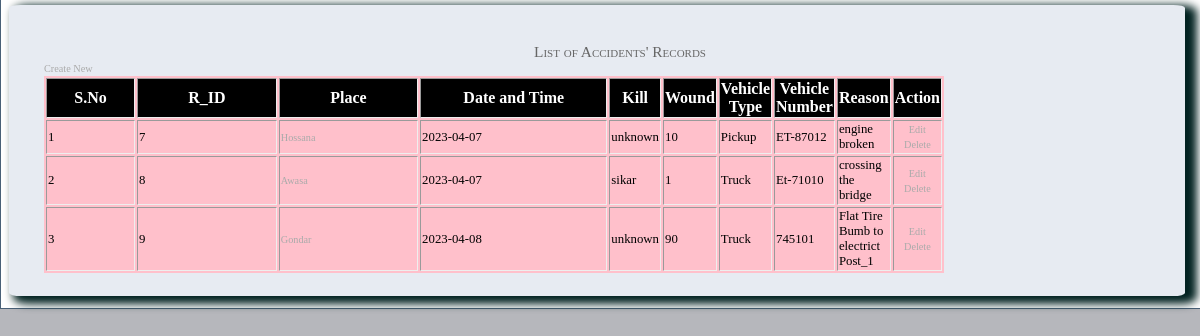
Page /home1.php (signed in) on the committed database.
### tables this page shows
CREATE TABLE `record` (
  `r_id` int(9) NOT NULL,
  `type` varchar(200) NOT NULL,
  `place` varchar(200) NOT NULL,
  `dt` varchar(200) NOT NULL,
  `kill` varchar(200) NOT NULL,
  `wound` varchar(200) NOT NULL,
  `v_type` varchar(200) NOT NULL,
  `v_number` varchar(200) NOT NULL,
  `reason` varchar(200) NOT NULL
);

### home1.php (the view, shortened to what this page needs)
<?php
include("connect.php");
if(!(isset($_SESSION['log_user'])))
			{
				header("location:check.php");
			}
			else
			{
				?>
<!DOCTYPE html PUBLIC "-//W3C//DTD XHTML 1.1//EN" "http://www.w3.org/TR/xhtml11/DTD/xhtml11.dtd">
<!DOCTYPE HTML PUBLIC "-//W3C//DTD HTML 4.01//EN" "http://www.w3.org/TR/html4/strict.dtd">
<html xmlns="http://www.w3.org/1999/xhtml" xml:lang="en">
<head runat="server">
    <link href="style1.css" rel="stylesheet" type="text/css" />
<link rel="stylesheet" href="styles.css" type="text/css" />
</head>
<body>
<form runat="server">
<div class="page" style="width:100%;margin-top:0.5%;min-height:auto;box-shadow:10px -10px 10px -10px;">
   	       <div class="main" style="width:96%;min-height:auto;background:#E7EBF2;border-radius:1%;box-shadow:8px 4px 8px 4px #022221;">
    <div  style="margin-left:0%;margin-bottom:1%;padding:2% 2%;width:100%;">
<div class="card card-outline card-primary">
	<div class="card-header" style="align:center;">
		<h3 class="card-title">List of Accidents' Records</h3>
		<div class="card-tools">
			<a href="addnew.php" class="btn btn-flat btn-primary"><span class="fas fa-plus"></span>  Create New</a>
		</div>
	</div>
	<div class="card-body">
		<div class="container-fluid">
        <div class="container-fluid">
			<table class="table table-hover table-stripped"  border="1" width="900" style="color:#000; border:none; background-color:pink;">
				<colgroup>
					<col width="15%">
					<col width="25%">
					<col width="25%">
					<col width="35%">
					<col width="35%">
					<col width="50%">
					<col width="55%">
					<col width="35%">
					<col width="35%">
					<col width="15%">
				</colgroup>
				<thead>
					<tr>
					    <th>S.No</th>
						<th>R_ID</th>
						<th>Place</th>
						<th>Date and Time</th>
						<th>Kill</th>
						<th>Wound</th>
						<th>Vehicle Type</th>
						<th>Vehicle Number
						<th>Reason</th>
						<th>Action</th>
					</tr>
				</thead>
				<tbody>
					<?php
					$i = 1;
					$query_page=mysqli_query($con,"select * from record order by r_id asc ");
						while($rows = $query_page->fetch_assoc()):
					?>
						<tr>
							<td class="text-center"><?php echo $i++; ?></td>
							<td><?php echo $rows['r_id'] ?></td>
							<td><a href="javascript:void(0)" class="view_details" data-id="<?php echo $row['id'] ?>"><?php echo $rows['place'] ?></a></td>
							<td><?php echo $rows['dt']?></td>
							<td><?php echo $rows['kill']?></td>
							<td><?php echo $rows['wound']?></td>
	 <td><?php echo $rows['v_type']?></td>
	  <td><?php echo $rows['v_number']?></td>
	   <td><?php echo $rows['reason']?></td>
							<td align="center">
				                  <div class="dropdown-menu" role="menu">
				                    <a class="dropdown-item" href="?page=offenses/manage_record&id=<?php echo $row['id'] ?>"><span class="fa fa-edit text-primary"></span> Edit</a>
				                    <a class="dropdown-item delete_data" href="javascript:void(0)" data-id="<?php echo $row['id'] ?>"><span class="fa fa-trash text-danger"></span> Delete</a>
				                  </div>
							</td>
						</tr>
					<?php endwhile; ?>
				</tbody>
			</table>
		</div>
		</div>
	</div>
</div>
<?php
			}
	?>
</div>
</div>
</body>
</html>

### style1.css (style rules this page uses)
body { background: #b6b7bc; font-size: .80em; font-family:Cambria; margin: 0px; padding: 0px; color:black bold; }
a:link, a:visited { font-size: 80%; text-decoration:none; color:#AAAAAA; font-family:Cambria; }
h1, h2, h3, h4, h5, h6 { font-size: 1.5em; color: #666666; font-variant: small-caps; text-transform: none; font-weight: 200; margin-bottom: 0px; }
h3 { font-size: 1.2em; }
.page { width: 96%; background-color: #fff; margin: -1.2% auto 0px auto; border: 1px solid #496077; }
.main { padding: 0px 12px; margin: 12px 8px 8px 8px; min-height: 490px; }
h3 { text-align:center; }

### styles.css (style rules this page uses)
body { background-size:cover; background-repeat:no-repeat; background-attachment:fixed; color:#fff; }

### home1.php (style rules this page uses)
th { font-size:16px; background-color:black; color:#fff; }

### rows in the picture
record: r_id "7", place "Hossana", dt "2023-04-07", kill "unknown", wound "10", v_type "Pickup", v_number "ET-87012", reason "engine broken"
record: r_id "8", place "Awasa", dt "2023-04-07", kill "sikar", wound "1", v_type "Truck", v_number "Et-71010", reason "crossing the bridge"
record: r_id "9", place "Gondar", dt "2023-04-08", kill "unknown", wound "90", v_type "Truck", v_number "745101", reason "Flat Tire Bumb to electrict Post_1"
